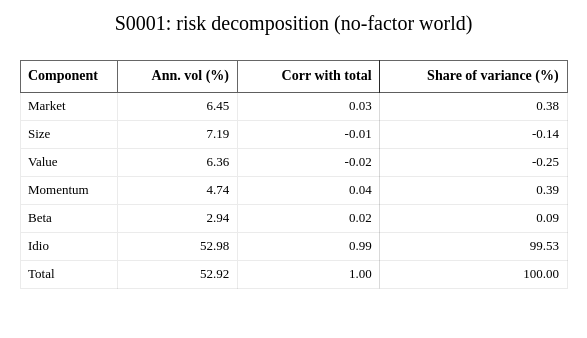

Source (notebook cell):
### Code cell
plotting.plot_table(factors.risk_decomp(s1), title="S0001: risk decomposition (no-factor world)",
                    index_name="Component")

### Figure 1 — Plotly figure (JSON) as saved in the notebook; plotly's stock layout.template omitted (floating-point values rounded to 4 significant figures)
{"data": [{"cells": {"align": ["left", "right", "right", "right"], "fill": {"color": [["white", "white", "white", "white", "white", "white", "white"]]}, "font": {"color": "black", "family": "Times New Roman", "size": 13}, "height": 28, "line": {"color": "rgba(0,0,0,0.08)", "width": 1}, "values": [["Market", "Size", "Value", "Momentum", "Beta", "Idio", "Total"], ["6.45", "7.19", "6.36", "4.74", "2.94", "52.98", "52.92"], ["0.03", "-0.01", "-0.02", "0.04", "0.02", "0.99", "1.00"], ["0.38", "-0.14", "-0.25", "0.39", "0.09", "99.53", "100.00"]]}, "columnwidth": [97.5, 120, 142.5, 187.5], "header": {"align": ["left", "right", "right", "right"], "fill": {"color": "white"}, "font": {"color": "black", "family": "Times New Roman", "size": 14}, "height": 32, "line": {"color": "rgba(0,0,0,0.6)", "width": 1}, "values": ["<b>Component</b>", "<b>Ann. vol (%)</b>", "<b>Corr with total</b>", "<b>Share of variance (%)</b>"]}, "type": "table"}], "layout": {"font": {"color": "black", "family": "Times New Roman", "size": 14}, "height": 338, "margin": {"b": 20, "l": 20, "r": 20, "t": 60}, "title": {"text": "S0001: risk decomposition (no-factor world)", "x": 0.5}, "width": 587}}
